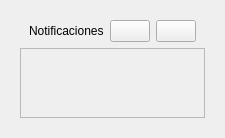
        <widget class="QWidget" name="Notificacion" native="true">
         <property name="minimumSize">
          <size>
           <width>0</width>
           <height>0</height>
          </size>
         </property>
         <property name="maximumSize">
          <size>
           <width>16777215</width>
           <height>0</height>
          </size>
         </property>
         <layout class="QVBoxLayout" name="verticalLayout_23">
          <item>
           <widget class="QWidget" name="SubNotificacion" native="true">
            <layout class="QVBoxLayout" name="verticalLayout_24">
             <item>
              <widget class="QWidget" name="widget_51" native="true">
               <layout class="QHBoxLayout" name="horizontalLayout_68">
                <property name="topMargin">
                 <number>0</number>
                </property>
                <property name="bottomMargin">
                 <number>0</number>
                </property>
                <item>
                 <widget class="QLabel" name="label_4">
                  <property name="sizePolicy">
                   <sizepolicy hsizetype="Expanding" vsizetype="Preferred">
                    <horstretch>0</horstretch>
                    <verstretch>0</verstretch>
                   </sizepolicy>
                  </property>
                  <property name="text">
                   <string>Notificaciones</string>
                  </property>
                 </widget>
                </item>
                <item alignment="Qt::AlignRight">
                 <widget class="QPushButton" name="BasuraNotif">
                  <property name="text">
                   <string/>
                  </property>
                  <property name="icon">
                   <iconset resource="Recursos.qrc">
                    <normaloff>:/INTER/Imagenes/trash.png</normaloff>:/INTER/Imagenes/trash.png</iconset>
                  </property>
                 </widget>
                </item>
                <item alignment="Qt::AlignRight">
                 <widget class="QPushButton" name="CerrarNotif">
                  <property name="toolTip">
                   <string>Cerrar Notificacion</string>
                  </property>
                  <property name="text">
                   <string/>
                  </property>
                  <property name="icon">
                   <iconset resource="Recursos.qrc">
                    <normaloff>:/Iconos2/Imagenes/icons/cil-x-circle.png</normaloff>:/Iconos2/Imagenes/icons/cil-x-circle.png</iconset>
                  </property>
                  <property name="iconSize">
                   <size>
                    <width>24</width>
                    <height>24</height>
                   </size>
                  </property>
                 </widget>
                </item>
               </layout>
              </widget>
             </item>
             <item>
              <widget class="QScrollArea" name="NotificacionesW">
               <property name="widgetResizable">
                <bool>true</bool>
               </property>
               <widget class="QWidget" name="scrollAreaWidgetContents_27">
                <property name="geometry">
                 <rect>
                  <x>0</x>
                  <y>0</y>
                  <width>991</width>
                  <height>16</height>
                 </rect>
                </property>
               </widget>
              </widget>
             </item>
            </layout>
           </widget>
          </item>
         </layout>
        </widget>
